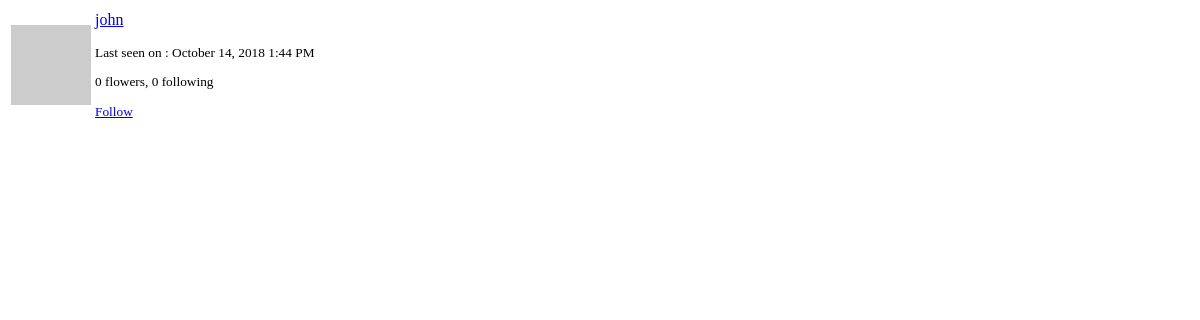
The page /user/john/popup (signed in) on the database as committed earlier.
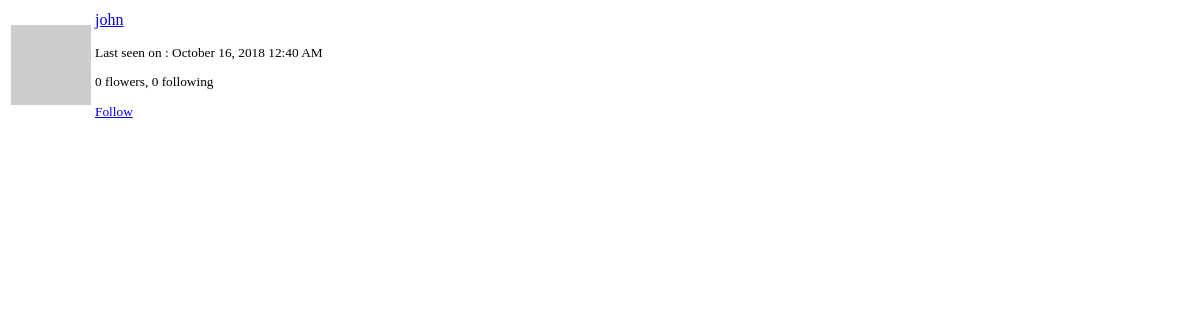
The same page on the database as committed later.
### app/models.py (models this page shows, shortened)
class User(UserMixin, db.Model):
    id = db.Column(db.Integer, primary_key=True)
    username = db.Column(db.String(64), index=True, unique=True)
    email = db.Column(db.String(120), index=True, unique=True)
    password_hash = db.Column(db.String(128))
    posts = db.relationship('Post', backref='author', lazy='dynamic')
    about_me = db.Column(db.String(140))
    last_seen = db.Column(db.DateTime, default=datetime.utcnow)
    followed = db.relationship(
        'User', secondary=followers,
        primaryjoin=(followers.c.follower_id == id),
        secondaryjoin=(followers.c.followed_id == id),
        backref=db.backref('followers', lazy='dynamic'), lazy='dynamic')
    messages_sent = db.relationship('Message',
                                    foreign_keys='Message.sender_id',
                                    backref='author', lazy='dynamic')
    messages_received = db.relationship('Message',
                                        foreign_keys='Message.recipient_id',
                                        backref='recipient', lazy='dynamic')
    last_message_read_time = db.Column(db.DateTime)
    notifications = db.relationship('Notification', backref='user',
                                    lazy='dynamic')
    def avatar(self, size):
        digest = md5(self.email.lower().encode('utf-8')).hexdigest()
        return 'https://www.gravatar.com/avatar/{}?d=identicon&s={}'.format(
            digest, size)
    def is_following(self, user):
        return self.followed.filter(
            followers.c.followed_id == user.id).count() > 0

### app/main/routes.py (the view)
@bp.route('/user/<username>/popup')
@login_required
def user_popup(username):
    user = User.query.filter_by(username=username).first_or_404()
    return render_template('user_popup.html', user=user)

### app/main/routes.py (called while the page is built)
@bp.before_request
def before_request():
    if current_user.is_authenticated:
        current_user.last_seen = datetime.utcnow()
        db.session.commit()
    g.locale = str(get_locale())

### app/models.py (called while the page is built)
@login.user_loader
def load_user(id):
    return User.query.get(int(id))

### app/templates/user_popup.html (shortened to what this page needs)
<table>
    <tr>
        <td width='64' style="border: 0px;"><img src="{{ user.avatar(64)}} " alt=""></td>
        <td style="border: 0px;">
            <p>
                <a href="{{ url_for('main.user', username=user.username) }}">
                    {{ user.username}}
                </a>
            </p>
            <small>
                {% if user.last_seen %}
                    <p>{{ _('Last seen on') }} : {{ moment(user.last_seen).format('LLL') }}</p>
                {% endif %}
                <p>{{ _('%(count)d flowers', count=user.followers.count())}}, {{  _('%(count)d following', count=user.followed.count()) }}</p>
                {% if user != current_user %}
                    {% if not current_user.is_following(user) %}
                        <a href="{{ url_for('main.follow', username=user.username) }}">{{ _('Follow')}}</a>
                    {% else %}
                        <a href="{{ url_for('main.unfollow', username=user.username) }}">{{ _('Unfollow') }}</a>
                    {% endif %}
                {% endif %}
            </small>
        </td>
    </tr>
</table>

Rows that differ between the two databases and show on the page:
changed User "john": last_seen "October 14, 2018 1:44 PM" → "October 16, 2018 12:40 AM"
